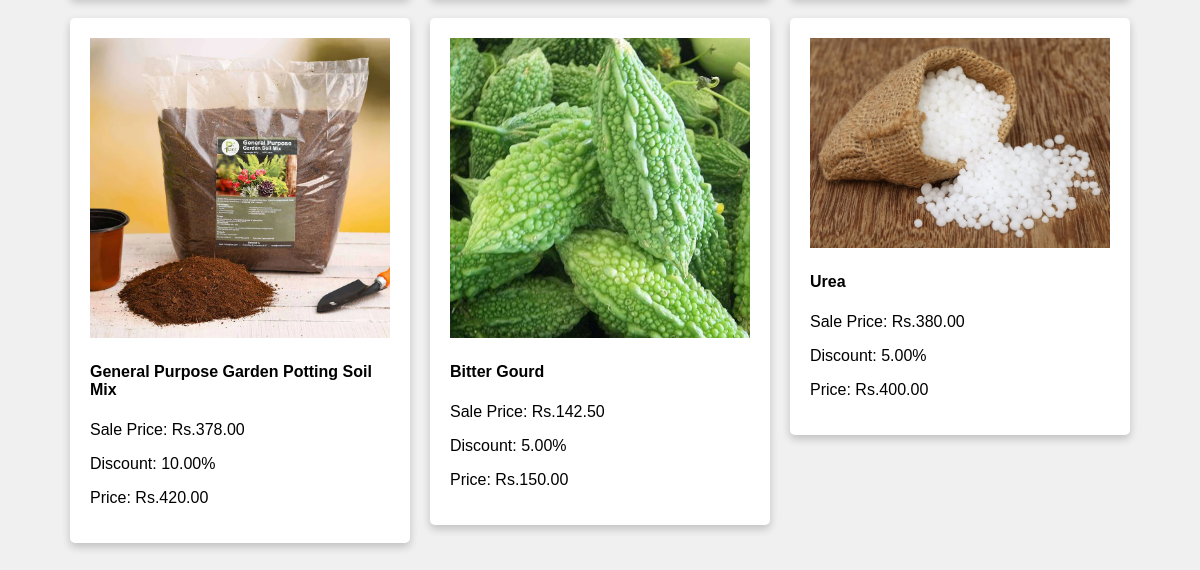
/plants/ (lower part), run on an earlier commit of the app's database.
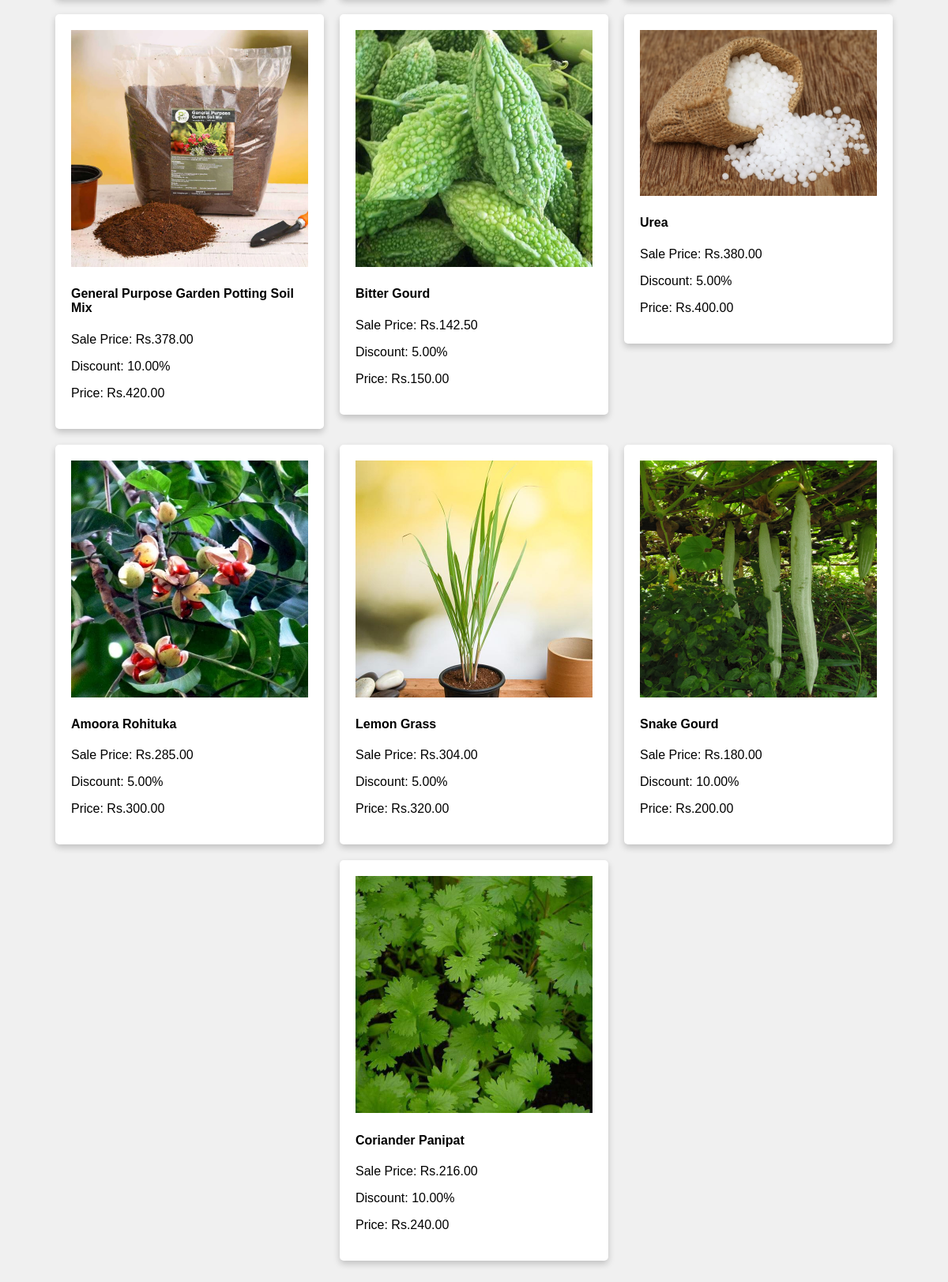
And on a later commit of the database.
### appplant/models.py (models this page shows, shortened)
class Product2(models.Model):
     product_name = models.CharField(max_length=255)
     category = models.ForeignKey(Category2, on_delete=models.CASCADE)  # Use ForeignKey to relate to Category
     subcategory = models.ForeignKey(Subcategory2, on_delete=models.CASCADE)  # Use ForeignKey to relate to Subcategory
     stock = models.PositiveIntegerField(default=1, null=True)
     description = models.TextField()
     price = models.DecimalField(max_digits=10, decimal_places=2)
     discount = models.DecimalField(max_digits=5, decimal_places=2, default=0.0)
     sale_price = models.DecimalField(max_digits=10, decimal_places=2, editable=False)
     product_image = models.ImageField(upload_to='product_images/')
     STATUS_CHOICES = [
         ('In Stock', 'In Stock'),
         ('Out of Stock', 'Out of Stock'),
     ]
     status = models.CharField(max_length=20, choices=STATUS_CHOICES, default='In Stock')

### appplant/views.py (the view)
# urls.py: path('plants/',views.product_grid,name="plants"),
def product_grid(request):
    products = Product2.objects.all()  # Fetch all products
    return render(request, 'plants.html', {'products': products})

### templates/plants.html (shortened to what this page needs)
{% load static %}
<!DOCTYPE html>
<html lang="en">
<head>
</head>
<body>
    <div class="product-container">
        {% for product in products %}
         <div class="col-md-3">
            <div class="product-card">
                  <a href="{% url 'product_details' product.id %}">
                  <img src="{{ product.product_image.url }}" alt="{{ product.product_name }}"></a>
                  <h4>{{ product.product_name }}</h4>
                  <p>Sale Price: Rs.{{ product.sale_price }}</p>
                  <p>Discount: {{ product.discount }}%</p>
                  <p>Price: Rs.{{ product.price }}</p>
            </div>
         </div>
         {% endfor %}
    </div>
</body>
</html>

### templates/plants.html (style rules this page uses)
body { font-family: Arial, sans-serif; background-color: #f0f0f0; margin: 0; padding: 0; }
.product-container { display: flex; flex-wrap: wrap; justify-content: center; margin: 20px; }
.product-card { background-color: white; box-shadow: 0 4px 8px 0 rgba(0, 0, 0, 0.2); margin: 10px; padding: 20px; width: 300px; border-radius: 5px; }
.product-card img { width: 100%; height: auto; }

What changed in the data, as far as the page shows it:
added Product2: product_image (picture), product_name "Amoora Rohituka", sale_price "285.00", discount "5.00", price "300.00"
added Product2: product_image (picture), product_name "Lemon Grass", sale_price "304.00", discount "5.00", price "320.00"
added Product2: product_image (picture), product_name "Snake Gourd", sale_price "180.00", discount "10.00", price "200.00"
added Product2: product_image (picture), product_name "Coriander Panipat", sale_price "216.00", discount "10.00", price "240.00"
